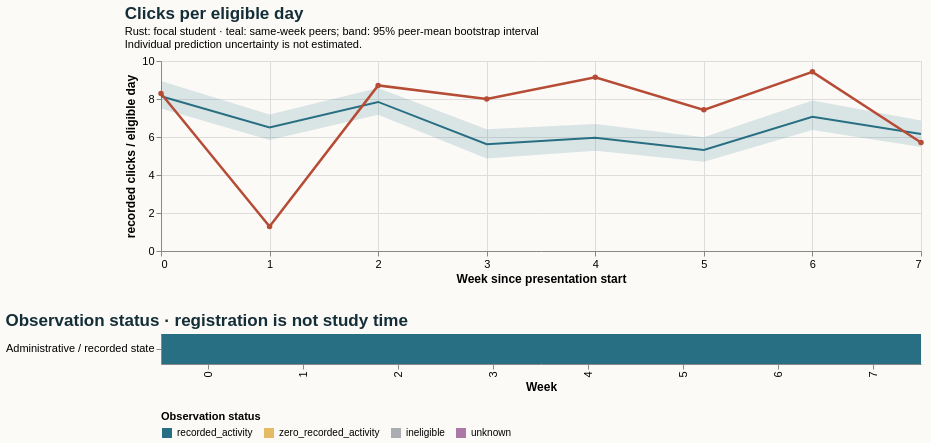

Write a Vega-Lite specification for this figure.
### Vega-Lite specification from a JSON file in a GitHub repository (floating-point values rounded to 4 significant figures)
{"$schema": "https://vega.github.io/schema/vega-lite/v5.20.1.json", "config": {"axis": {"labelFontSize": 11, "titleFontSize": 12}, "background": "#fbfaf7", "font": "sans-serif", "title": {"anchor": "start", "color": "#142e38", "fontSize": 17, "subtitleFontSize": 11}, "view": {"continuousHeight": 300, "continuousWidth": 300, "stroke": null}}, "datasets": {"data-2234c83f4f2eefb25eff2e29a7289d8f": [{"eligible_days": 7.0, "end_day": 6, "logging_completeness": "unknown", "observation_status": "recorded_activity", "row": "Administrative / recorded state", "score_status": "withheld_release_time_unknown", "start_day": 0, "value": 8.286, "week": 0}, {"eligible_days": 7.0, "end_day": 13, "logging_completeness": "unknown", "observation_status": "recorded_activity", "row": "Administrative / recorded state", "score_status": "withheld_release_time_unknown", "start_day": 7, "value": 1.286, "week": 1}, {"eligible_days": 7.0, "end_day": 20, "logging_completeness": "unknown", "observation_status": "recorded_activity", "row": "Administrative / recorded state", "score_status": "withheld_release_time_unknown", "start_day": 14, "value": 8.714, "week": 2}, {"eligible_days": 7.0, "end_day": 27, "logging_completeness": "unknown", "observation_status": "recorded_activity", "row": "Administrative / recorded state", "score_status": "withheld_release_time_unknown", "start_day": 21, "value": 8.0, "week": 3}, {"eligible_days": 7.0, "end_day": 34, "logging_completeness": "unknown", "observation_status": "recorded_activity", "row": "Administrative / recorded state", "score_status": "withheld_release_time_unknown", "start_day": 28, "value": 9.143, "week": 4}, {"eligible_days": 7.0, "end_day": 41, "logging_completeness": "unknown", "observation_status": "recorded_activity", "row": "Administrative / recorded state", "score_status": "withheld_release_time_unknown", "start_day": 35, "value": 7.429, "week": 5}, {"eligible_days": 7.0, "end_day": 48, "logging_completeness": "unknown", "observation_status": "recorded_activity", "row": "Administrative / recorded state", "score_status": "withheld_release_time_unknown", "start_day": 42, "value": 9.429, "week": 6}, {"eligible_days": 7.0, "end_day": 55, "logging_completeness": "unknown", "observation_status": "recorded_activity", "row": "Administrative / recorded state", "score_status": "withheld_release_time_unknown", "start_day": 49, "value": 5.714, "week": 7}], "data-82678fe6a3ef58052750ddd7e6345a50": [{"end_day": 6, "focal_value": 8.286, "peer_ci_high": 8.941, "peer_ci_low": 7.496, "peer_mean": 8.148, "peer_observations": 1143, "peer_people": 1143, "reference": "course", "unit": "recorded clicks / eligible day", "week": 0}, {"end_day": 13, "focal_value": 1.286, "peer_ci_high": 7.185, "peer_ci_low": 5.836, "peer_mean": 6.502, "peer_observations": 1136, "peer_people": 1136, "reference": "course", "unit": "recorded clicks / eligible day", "week": 1}, {"end_day": 20, "focal_value": 8.714, "peer_ci_high": 8.578, "peer_ci_low": 7.167, "peer_mean": 7.845, "peer_observations": 1119, "peer_people": 1119, "reference": "course", "unit": "recorded clicks / eligible day", "week": 2}, {"end_day": 27, "focal_value": 8.0, "peer_ci_high": 6.403, "peer_ci_low": 4.87, "peer_mean": 5.621, "peer_observations": 1112, "peer_people": 1112, "reference": "course", "unit": "recorded clicks / eligible day", "week": 3}, {"end_day": 34, "focal_value": 9.143, "peer_ci_high": 6.687, "peer_ci_low": 5.274, "peer_mean": 5.963, "peer_observations": 1077, "peer_people": 1077, "reference": "course", "unit": "recorded clicks / eligible day", "week": 4}, {"end_day": 41, "focal_value": 7.429, "peer_ci_high": 5.991, "peer_ci_low": 4.7, "peer_mean": 5.32, "peer_observations": 1070, "peer_people": 1070, "reference": "course", "unit": "recorded clicks / eligible day", "week": 5}, {"end_day": 48, "focal_value": 9.429, "peer_ci_high": 7.92, "peer_ci_low": 6.364, "peer_mean": 7.068, "peer_observations": 1060, "peer_people": 1060, "reference": "course", "unit": "recorded clicks / eligible day", "week": 6}, {"end_day": 55, "focal_value": 5.714, "peer_ci_high": 6.868, "peer_ci_low": 5.475, "peer_mean": 6.156, "peer_observations": 1044, "peer_people": 1044, "reference": "course", "unit": "recorded clicks / eligible day", "week": 7}]}, "resolve": {"scale": {"color": "independent"}}, "spacing": 28, "vconcat": [{"data": {"name": "data-82678fe6a3ef58052750ddd7e6345a50"}, "height": 190, "layer": [{"encoding": {"x": {"axis": {"tickMinStep": 1}, "field": "week", "title": "Week since presentation start", "type": "quantitative"}, "y": {"field": "peer_ci_low", "scale": {"zero": true}, "title": "recorded clicks / eligible day", "type": "quantitative"}, "y2": {"field": "peer_ci_high"}}, "mark": {"color": "#286f83", "opacity": 0.16, "type": "area"}}, {"encoding": {"tooltip": [{"field": "week", "type": "quantitative"}, {"field": "peer_mean", "type": "quantitative"}, {"field": "peer_people", "type": "quantitative"}, {"field": "peer_observations", "type": "quantitative"}], "x": {"field": "week", "type": "quantitative"}, "y": {"field": "peer_mean", "type": "quantitative"}}, "mark": {"color": "#286f83", "strokeWidth": 2, "type": "line"}}, {"encoding": {"tooltip": [{"field": "week", "type": "quantitative"}, {"field": "focal_value", "type": "quantitative"}], "x": {"field": "week", "type": "quantitative"}, "y": {"field": "focal_value", "type": "quantitative"}}, "mark": {"color": "#b64c35", "point": {"color": "#b64c35"}, "strokeWidth": 2.5, "type": "line"}}], "title": {"subtitle": ["Rust: focal student · teal: same-week peers; band: 95% peer-mean bootstrap interval", "Individual prediction uncertainty is not estimated."], "text": "Clicks per eligible day"}, "width": 760}, {"data": {"name": "data-2234c83f4f2eefb25eff2e29a7289d8f"}, "encoding": {"color": {"field": "observation_status", "legend": {"labelLimit": 260, "orient": "bottom"}, "scale": {"domain": ["recorded_activity", "zero_recorded_activity", "ineligible", "unknown"], "range": ["#286f83", "#e4bb64", "#aaaeb3", "#ac78a5"]}, "title": "Observation status", "type": "nominal"}, "tooltip": [{"field": "week", "type": "quantitative"}, {"field": "eligible_days", "type": "quantitative"}, {"field": "observation_status", "type": "nominal"}, {"field": "logging_completeness", "type": "nominal"}], "x": {"field": "week", "title": "Week", "type": "ordinal"}, "y": {"field": "row", "title": null, "type": "nominal"}}, "height": 30, "mark": {"type": "rect"}, "title": "Observation status · registration is not study time", "width": 760}]}
